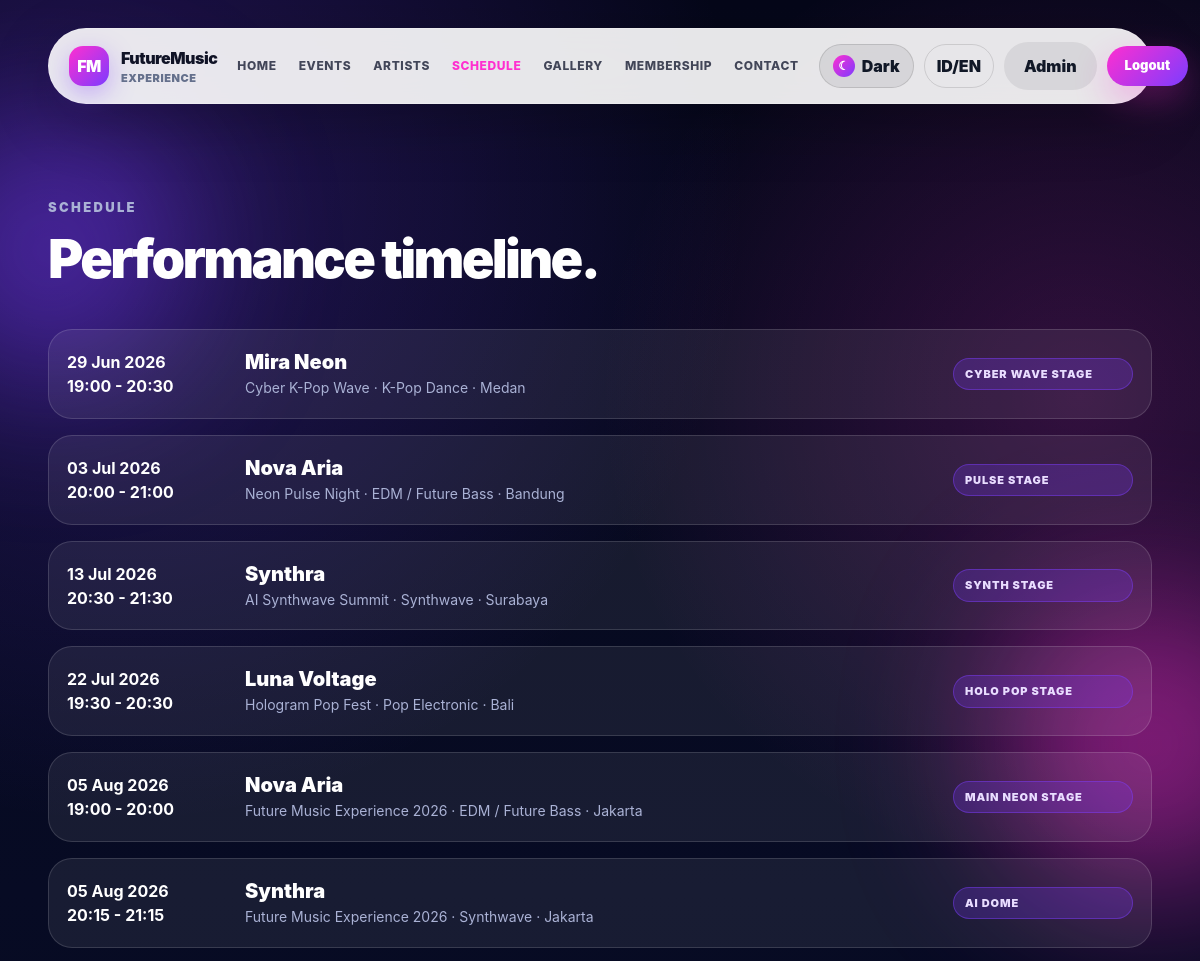
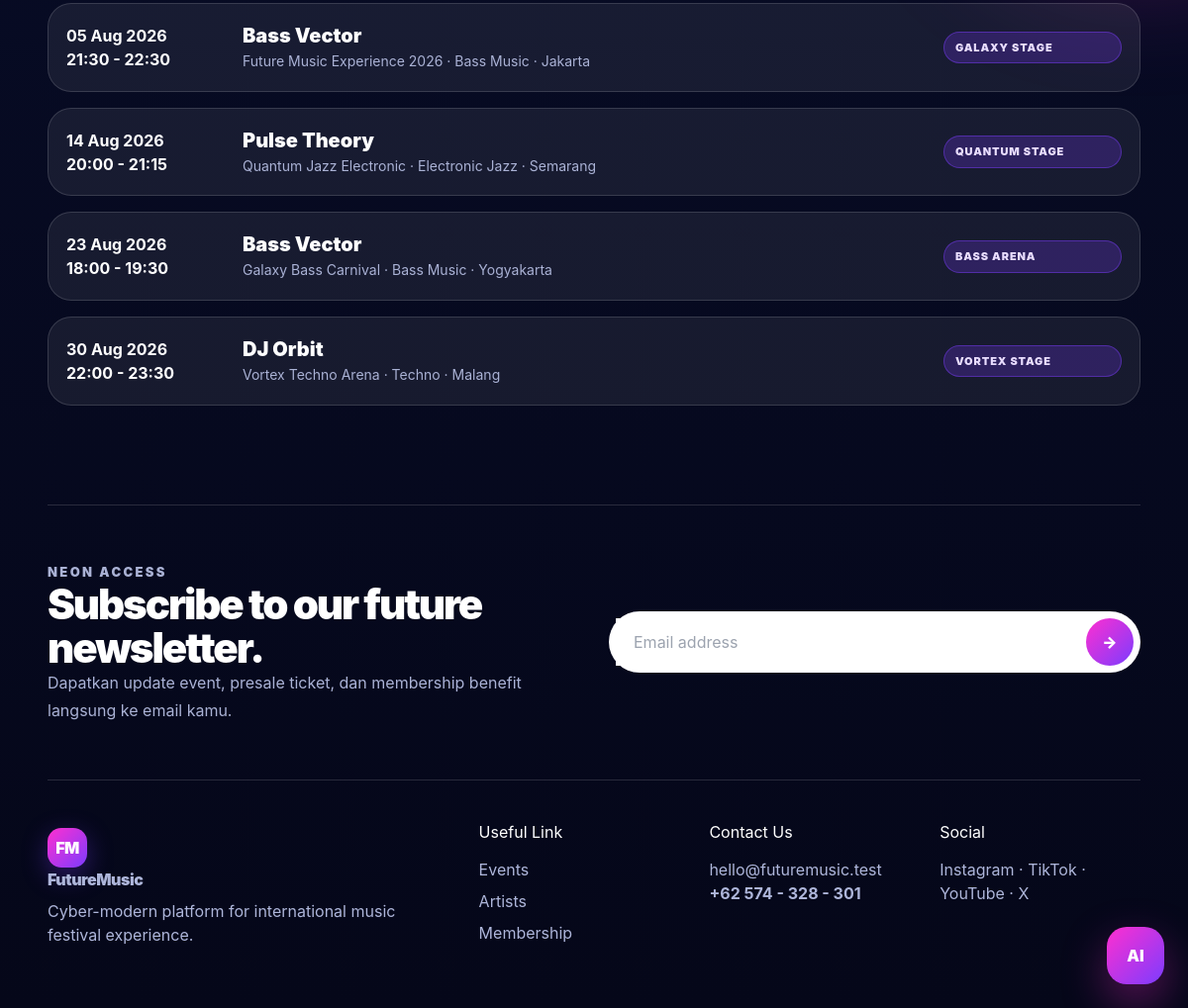
The page /schedule.php (signed in) on the database its author committed (2 pictures, top to bottom).
### tables this page shows
CREATE TABLE `schedules` (
  `id_schedule` int NOT NULL,
  `id_event` int NOT NULL,
  `id_artist` int NOT NULL,
  `stage_name` varchar(100) NOT NULL,
  `perform_date` date NOT NULL,
  `start_time` time NOT NULL,
  `end_time` time NOT NULL
);

CREATE TABLE `artists` (
  `id_artist` int NOT NULL,
  `artist_name` varchar(150) NOT NULL,
  `genre` varchar(100) NOT NULL,
  `bio` text NOT NULL,
  `image_url` varchar(255) NOT NULL,
  `instagram` varchar(120) DEFAULT NULL,
  `youtube` varchar(120) DEFAULT NULL,
  `spotify` varchar(120) DEFAULT NULL,
  `created_at` timestamp NULL DEFAULT CURRENT_TIMESTAMP
);

CREATE TABLE `events` (
  `id_event` int NOT NULL,
  `id_venue` int NOT NULL,
  `title` varchar(180) NOT NULL,
  `slug` varchar(180) NOT NULL,
  `description` text NOT NULL,
  `event_date` date NOT NULL,
  `start_time` time NOT NULL,
  `category` varchar(80) NOT NULL,
  `status` enum('upcoming','popular','featured','completed') NOT NULL DEFAULT 'upcoming',
  `image_url` varchar(255) NOT NULL,
  `video_url` varchar(255) DEFAULT NULL,
  `seat_total` int NOT NULL DEFAULT '1000',
  `seat_available` int NOT NULL DEFAULT '1000',
  `created_at` timestamp NULL DEFAULT CURRENT_TIMESTAMP
);

CREATE TABLE `venues` (
  `id_venue` int NOT NULL,
  `venue_name` varchar(150) NOT NULL,
  `city` varchar(100) NOT NULL,
  `address` text NOT NULL,
  `capacity` int NOT NULL,
  `created_at` timestamp NULL DEFAULT CURRENT_TIMESTAMP
);

### config/database.php (called while the page is built, shortened)
<?php
$DB_HOST = 'localhost';
$DB_USER = 'root';
$DB_PASS = '';
$DB_NAME = 'future_music_db';
$conn = mysqli_connect($DB_HOST, $DB_USER, $DB_PASS, $DB_NAME);
mysqli_set_charset($conn, 'utf8mb4');
function e($value) {
    return htmlspecialchars((string)$value, ENT_QUOTES, 'UTF-8');
}
function db_all($sql) {
    global $conn;
    $q = mysqli_query($conn, $sql);
    $rows = [];
    if ($q) {
        while ($row = mysqli_fetch_assoc($q)) $rows[] = $row;
    }
    return $rows;
}
?>

### schedule.php (the view, shortened to what this page needs)
<?php
include 'config/database.php';
$schedules = db_all("SELECT s.*, e.title, a.artist_name, a.genre, v.city
FROM schedules s
JOIN events e ON s.id_event=e.id_event
JOIN artists a ON s.id_artist=a.id_artist
JOIN venues v ON e.id_venue=v.id_venue
ORDER BY s.perform_date, s.start_time");
include 'includes/header.php';
?>
<section class="section">
    <div class="section-head"><div><p class="eyebrow">Schedule</p><h2>Performance timeline.</h2></div></div>
    <div class="schedule-list">
        <?php foreach($schedules as $s): ?>
        <div class="schedule-item">
            <strong><?= date('d M Y', strtotime($s['perform_date'])); ?><br><?= date('H:i', strtotime($s['start_time'])); ?> - <?= date('H:i', strtotime($s['end_time'])); ?></strong>
            <div><h3 class="text-xl font-black"><?= e($s['artist_name']); ?></h3><p class="meta"><?= e($s['title']); ?> · <?= e($s['genre']); ?> · <?= e($s['city']); ?></p></div>
            <span class="badge"><?= e($s['stage_name']); ?></span>
        </div>
        <?php endforeach; ?>
    </div>
</section>
<?php include 'includes/footer.php'; ?>

### assets/css/style.css (style rules this page uses)
:root { --dark:#06091f; --dark2:#080b2a; --panel:rgba(255,255,255,.07); --panel2:rgba(255,255,255,.11); --line:rgba(255,255,255,.14); --white:#ffffff; --muted:#aab2d5; --pink:#ff2fd0; --purple:#7c3cff; --cyan:#47e5ff; --blue:#101a4d; --shadow:0 24px 80px rgba(0,0,0,.35); }
* { box-sizing:border-box }
html { scroll-behavior:smooth }
body { margin:0; font-family:Inter,ui-sans-serif,system-ui,-apple-system,BlinkMacSystemFont,"Segoe UI",sans-serif; color:var(--white); background: radial-gradient(circle at 10% 10%, rgba(124,60,255,.25), transparent 30%), radial-gradient(circle at 90% 20%, rgba(255,47,208,.18), transparent 25%), linear-gradient(180deg,#050719 0%,#070b24 45%,#050719 100%); min-height:100vh; }
.eyebrow { color:var(--pink);font-weight:900;letter-spacing:.18em;text-transform:uppercase;font-size:13px }
.section { width:min(1180px,92%);margin:92px auto }
.section-head { display:flex;align-items:end;justify-content:space-between;gap:24px;margin-bottom:30px }
.section-head h2 { font-size:clamp(32px,5vw,54px);font-weight:1000;letter-spacing:-.05em }
.section-head p { color:var(--muted);max-width:520px;line-height:1.7 }
.badge { display:inline-flex;border-radius:999px;background:rgba(124,60,255,.23);border:1px solid rgba(124,60,255,.45);color:#e9ddff;padding:7px 11px;font-size:11px;text-transform:uppercase;font-weight:900;letter-spacing:.08em }
.meta { color:var(--muted);font-size:14px;line-height:1.7 }
.schedule-list { display:grid;gap:16px }
.schedule-item { display:grid;grid-template-columns:160px 1fr 180px;gap:18px;align-items:center; border:1px solid var(--line);border-radius:24px;padding:18px;background:rgba(255,255,255,.07) }

### rows shown on the page
schedules: perform_date "29 Jun 2026", start_time "19:00", end_time "20:30", id_artist.artist_name "Mira Neon", id_event.title "Cyber K-Pop Wave", id_artist.genre "K-Pop Dance", venues.city "Medan", stage_name "CYBER WAVE STAGE"
schedules: perform_date "03 Jul 2026", start_time "20:00", end_time "21:00", id_artist.artist_name "Nova Aria", id_event.title "Neon Pulse Night", id_artist.genre "EDM / Future Bass", venues.city "Bandung", stage_name "PULSE STAGE"
schedules: perform_date "13 Jul 2026", start_time "20:30", end_time "21:30", id_artist.artist_name "Synthra", id_event.title "AI Synthwave Summit", id_artist.genre "Synthwave", venues.city "Surabaya", stage_name "SYNTH STAGE"
schedules: perform_date "22 Jul 2026", start_time "19:30", end_time "20:30", id_artist.artist_name "Luna Voltage", id_event.title "Hologram Pop Fest", id_artist.genre "Pop Electronic", venues.city "Bali", stage_name "HOLO POP STAGE"
schedules: perform_date "05 Aug 2026", start_time "19:00", end_time "20:00", id_artist.artist_name "Nova Aria", id_event.title "Future Music Experience 2026", id_artist.genre "EDM / Future Bass", venues.city "Jakarta", stage_name "MAIN NEON STAGE"
schedules: perform_date "05 Aug 2026", start_time "20:15", end_time "21:15", id_artist.artist_name "Synthra", id_event.title "Future Music Experience 2026", id_artist.genre "Synthwave", venues.city "Jakarta", stage_name "AI DOME"
schedules: perform_date "05 Aug 2026", start_time "21:30", end_time "22:30", id_artist.artist_name "Bass Vector", id_event.title "Future Music Experience 2026", id_artist.genre "Bass Music", venues.city "Jakarta", stage_name "GALAXY STAGE"
schedules: perform_date "14 Aug 2026", start_time "20:00", end_time "21:15", id_artist.artist_name "Pulse Theory", id_event.title "Quantum Jazz Electronic", id_artist.genre "Electronic Jazz", venues.city "Semarang", stage_name "QUANTUM STAGE"
schedules: perform_date "23 Aug 2026", start_time "18:00", end_time "19:30", id_artist.artist_name "Bass Vector", id_event.title "Galaxy Bass Carnival", id_artist.genre "Bass Music", venues.city "Yogyakarta", stage_name "BASS ARENA"
schedules: perform_date "30 Aug 2026", start_time "22:00", end_time "23:30", id_artist.artist_name "DJ Orbit", id_event.title "Vortex Techno Arena", id_artist.genre "Techno", venues.city "Malang", stage_name "VORTEX STAGE"
